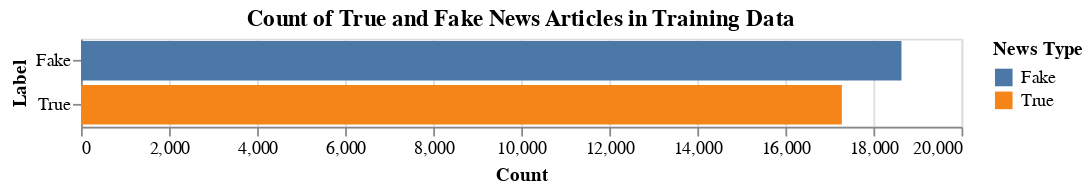

Notebook code for this chart:
### Markdown cell above
Figure 1: Count of true vs. fake news articles in training data set

### Code cell
alt.data_transformers.enable('vegafusion')

count_chart = alt.Chart(train_df).mark_bar().encode(
    x=alt.X('count():Q', title='Count'),
    y=alt.Y('target:N', title='Label'),
    color=alt.Color('target:N', title='News Type')
).properties(
    title='Count of True and Fake News Articles in Training Data',
    height=50,
    width=500
)

count_chart

### Figure 1 — Vega specification as saved in the notebook (floating-point values rounded to 4 significant figures)
{"$schema": "https://vega.github.io/schema/vega/v6.json", "data": [{"name": "source_0", "values": [{"__count": 18636, "target": "Fake"}, {"__count": 17282, "target": "True"}]}, {"name": "source_0_x_domain___count", "values": [{"min": 17282, "max": 18636}]}, {"name": "source_0_y_domain_target", "values": [{"target": "Fake"}, {"target": "True"}]}, {"name": "source_0_color_domain_target", "values": [{"target": "Fake"}, {"target": "True"}]}], "marks": [{"type": "rect", "name": "marks", "from": {"data": "source_0"}, "encode": {"update": {"fill": {"field": "target", "scale": "color"}, "x2": {"value": 0, "scale": "x"}, "x": {"field": "__count", "scale": "x"}, "y": {"field": "target", "scale": "y"}, "height": {"signal": "max(0.25, bandwidth('y'))"}}}, "style": ["bar"]}], "scales": [{"name": "x", "type": "linear", "domain": [{"signal": "(data(\"source_0_x_domain___count\")[0] || {}).min"}, {"signal": "(data(\"source_0_x_domain___count\")[0] || {}).max"}], "range": [0, {"signal": "width"}], "nice": true, "zero": true}, {"name": "y", "type": "band", "domain": {"data": "source_0_y_domain_target", "field": "target", "sort": true}, "range": [0, {"signal": "height"}], "paddingOuter": 0.05, "paddingInner": 0.1}, {"name": "color", "type": "ordinal", "domain": {"data": "source_0_color_domain_target", "field": "target", "sort": true}, "range": "category"}], "axes": [{"scale": "x", "aria": false, "orient": "bottom", "minExtent": 0, "ticks": false, "tickCount": {"signal": "ceil(width/40)"}, "maxExtent": 0, "zindex": 0, "grid": true, "domain": false, "gridScale": "y", "labels": false}, {"scale": "x", "title": "Count", "orient": "bottom", "grid": false, "labelFlush": true, "labelOverlap": true, "tickCount": {"signal": "ceil(width/40)"}, "zindex": 0}, {"scale": "y", "title": "Label", "grid": false, "orient": "left", "zindex": 0}], "title": {"text": "Count of True and Fake News Articles in Training Data", "frame": "group"}, "height": 50, "background": "white", "width": 500, "style": "cell", "legends": [{"title": "News Type", "fill": "color", "symbolType": "square"}], "padding": 5}
